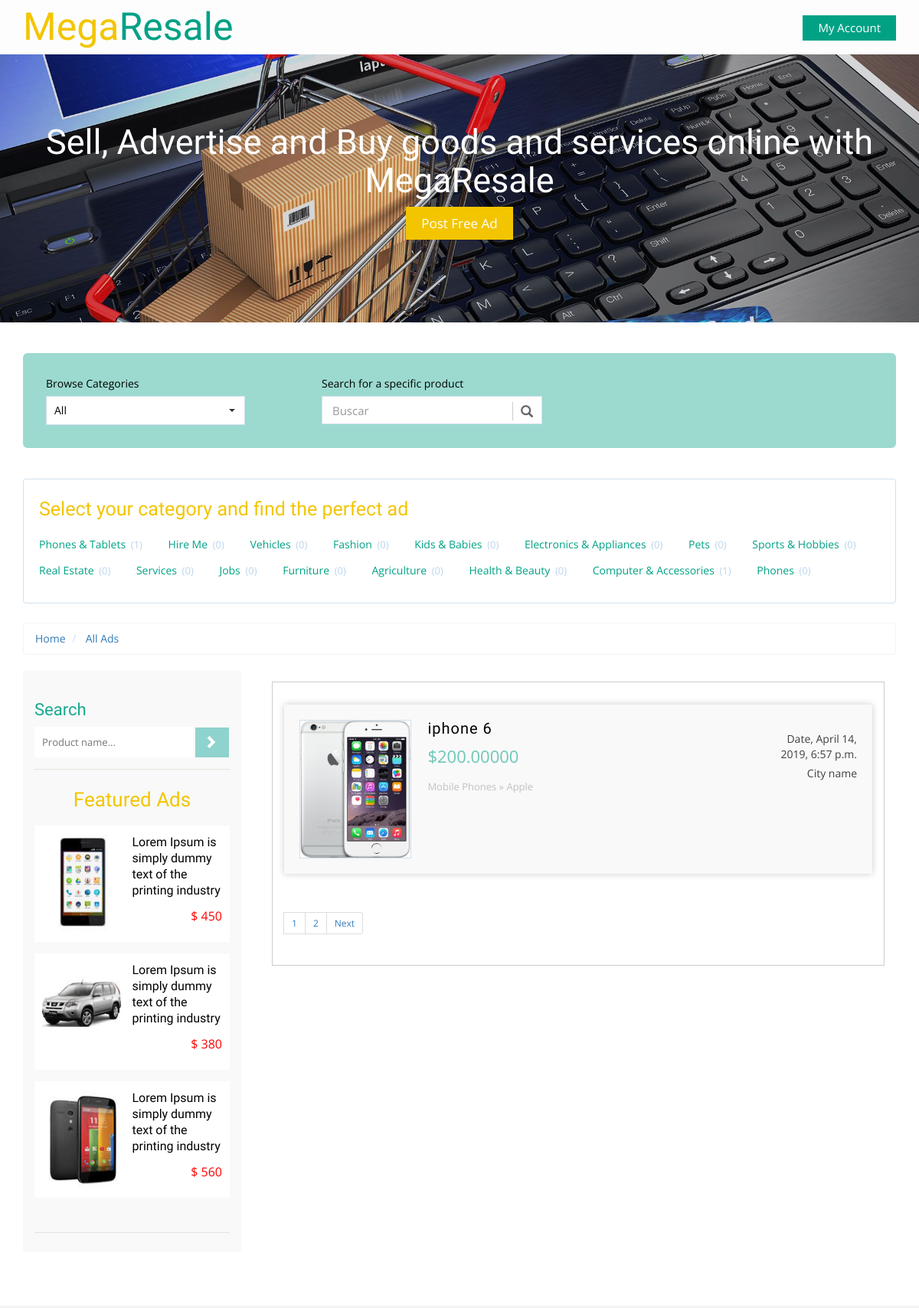
Screenshot of /products/ with the database file from the repository.
### product/models.py (models this page shows, shortened)
class Category(MPTTModel):
    parent = TreeForeignKey('self', on_delete=models.CASCADE, null=True, blank=True,related_name='children')
    category_name = models.CharField(max_length=50)
    image = models.ImageField(upload_to='category/' , blank=True , null=True)
    slug = models.SlugField(blank=True  , null=True)
    class MPTTMeta:
        order_insertion_by = ['category_name']
    class Meta:
            verbose_name = 'Category'
            verbose_name_plural = 'Categories'
    def __str__(self):
        return self.category_name

class Product(models.Model):
    CONDITION_TYPE = (
        ("New" , "New") ,
        ("Used" , "Used")
    )
    name = models.CharField(max_length=100)
    owner = models.ForeignKey(User , on_delete=models.CASCADE)
    description = models.TextField(max_length=500)
    condition = models.CharField(max_length=100 , choices=CONDITION_TYPE)
    category = models.ForeignKey('Category' , on_delete=models.SET_NULL , null=True)
    brand = models.ForeignKey('Brand' , on_delete=models.SET_NULL , null=True)
    price = models.DecimalField(max_digits=10,decimal_places=5)
    image = models.ImageField(upload_to='main_product/' , blank=True , null=True)
    created = models.DateTimeField(default=timezone.now)
    slug = models.SlugField(blank=True  , null=True)

class Brand(models.Model):
    brand_name = models.CharField(max_length=50)
    class Meta:
        verbose_name = 'brand'
        verbose_name_plural = 'brands'
    def __str__(self):
        return self.brand_name

### product/views.py (the view, shortened to what this page needs)
# urls.py: path('' , views.productlist , name='product_list') ,
def productlist(request , category_slug=None):
    category = None
    productlist = Product.objects.all()
    categorylist = Category.objects.annotate(total_products=Count('product'))
    if category_slug :
        category = get_object_or_404(Category ,slug=category_slug)
        productlist = productlist.filter(category=category)
    search_query = request.GET.get('q')
    paginator = Paginator(productlist, 1) # Show 25 contacts per page
    page = request.GET.get('page')
    productlist = paginator.get_page(page)
    template = 'Product/product_list.html'
    context = {'product_list' : productlist , 'category_list' : categorylist ,'category' : category }
    return render(request , template , context)

### product/templates/Product/product_list.html (shortened to what this page needs)
{% extends 'base.html' %}
{% block body %}
	<div class="total-ads main-grid-border">
		<div class="container">
			<div class="select-box">
				<div class="browse-category ads-list">
					<label>Browse Categories</label>
					<select class="selectpicker show-tick" data-live-search="true">
					  <option data-tokens="Mobiles">All</option>
					</select>
				</div>
				<div class="search-product ads-list">
					<label>Search for a specific product</label>
					<div class="search">
						<div id="custom-search-input">
						<div class="input-group">
							<input type="text" class="form-control input-lg" placeholder="Buscar" />
							<span class="input-group-btn">
								<button class="btn btn-info btn-lg" type="button">
									<i class="glyphicon glyphicon-search"></i>
								</button>
							</span>
						</div>
					</div>
					</div>
				</div>
			</div>
			<div class="all-categories">
				<h3> Select your category and find the perfect ad</h3>
				<ul class="all-cat-list">
                    {% for category in category_list %}
					    <li><a href="{% url 'products:product_list_category' category.slug  %}">{{category}} <span class="num-of-ads">({{category.total_products}})</span></a></li>
                    {% endfor %}
				</ul>
			</div>
			<ol class="breadcrumb" style="margin-bottom: 5px;">
			  <li><a href="/">Home</a></li>
              <li class="active"> <a href="{% url 'products:product_list' %}"> All Ads </a></li>
			</ol>
			<div class="ads-grid">
				<div class="side-bar col-md-3">
					<div class="search-hotel">
					<h3 class="sear-head">Search</h3>
					<form method="GET" action="{% url 'products:product_list' %}">
						<input type="text" placeholder="Product name..." name="q" required="">
						<input type="submit" value=" ">
					</form>
				</div>
				<div class="featured-ads">
					<h2 class="sear-head fer">Featured Ads</h2>
					<div class="featured-ad">
						<a href="single.html">
							<div class="featured-ad-left">
								<img src="images/f1.jpg" title="ad image" alt="" />
							</div>
							<div class="featured-ad-right">
								<h4>Lorem Ipsum is simply dummy text of the printing industry</h4>
								<p>$ 450</p>
							</div>
							<div class="clearfix"></div>
						</a>
					</div>
					<div class="featured-ad">
						<a href="single.html">
							<div class="featured-ad-left">
								<img src="images/f2.jpg" title="ad image" alt="" />
							</div>
							<div class="featured-ad-right">
								<h4>Lorem Ipsum is simply dummy text of the printing industry</h4>
								<p>$ 380</p>
							</div>
							<div class="clearfix"></div>
						</a>
					</div>
					<div class="featured-ad">
						<a href="single.html">
							<div class="featured-ad-left">
								<img src="images/f3.jpg" title="ad image" alt="" />
							</div>
							<div class="featured-ad-right">
								<h4>Lorem Ipsum is simply dummy text of the printing industry</h4>
								<p>$ 560</p>
							</div>
							<div class="clearfix"></div>
						</a>
					</div>
				</div>
				</div>
				<div class="ads-display col-md-9">
					<div class="wrapper">
					<div class="bs-example bs-example-tabs" role="tabpanel" data-example-id="togglable-tabs">
					  <div id="myTabContent" class="tab-content">
						<div role="tabpanel" class="tab-pane fade in active" id="home" aria-labelledby="home-tab">
						   <div>
												<div id="container">
							<ul class="list">
                                {% for product in product_list %}
                                    <a href="{% url 'products:product_detail' product.slug %}">
                                        <li>
                                        <img src="{{product.image.url}}" title="" alt="" />
                                        <section class="list-left">
                                        <h5 class="title">{{product.name}}</h5>
                                        <span class="adprice">${{product.price}}</span>
                                        <p class="catpath">Mobile Phones » {{product.brand}}</p>
                                        </section>
                                        <section class="list-right">
                                        <span class="date">Date, {{product.created}}</span>
                                        <span class="cityname">City name</span>
                                        </section>
                                        <div class="clearfix"></div>
                                        </li>
                                    </a>
                                {% endfor %}
							</ul>
						</div>
							</div>
                        </div>
                        {% if product_list.has_other_pages %}
                            <ul class="pagination pagination-sm">
                                {% for pages in product_list.paginator.page_range %}
                                    {% if product_list.number == pages %}
                                        <li><a href="#">{{pages}}</a></li>
                                    {% else %}
                                        <li><a href="?page={{pages}}">{{pages}}</a></li>
                                    {% endif %}
                                {% endfor %}
                                {% if product_list.has_next %}
                                    <li><a href="?page={{ product_list.next_page_number }}">Next</a></li>
                                {% else %}
                                    <li class="disabled"></li>
                                {% endif %}
                            </ul>
                        {% endif %}
					  </div>
					</div>
				</div>
				</div>
				<div class="clearfix"></div>
			</div>
		</div>
	</div>
{% endblock body %}

### templates/base.html (shortened to what this page needs)
{% load fontawesome_5 %}
{% load static %}
<!DOCTYPE html>
<html>
<head>
	{% fontawesome_5_static %}
	<link href="{% static 'css/all.css' %}" rel="stylesheet">
	<link rel="stylesheet" href="{% static 'css/bootstrap.min.css' %}">
	<link rel="stylesheet" href="{% static 'css/bootstrap-select.css' %}">
	<link href="{% static 'css/style.css' %}" rel="stylesheet" type="text/css" media="all" />
	<link rel="stylesheet" href="{% static 'css/flexslider.css' %}" type="text/css" media="screen" />
	<link rel="stylesheet" href="{% static 'css/font-awesome.min.css' %}" />
	<link href="{% static 'css/jquery.uls.css' %}" rel="stylesheet" />
	<link href="{% static 'css/jquery.uls.grid.css' %}" rel="stylesheet" />
	<link href="{% static 'css/jquery.uls.lcd.css' %}" rel="stylesheet" />
</head>
<body>
	<div class="header">
		<div class="container">
			<div class="logo">
				<a href="/"><span>Mega</span>Resale</a>
			</div>
			<div class="header-right">
				<span class="user">
					{% if request.user.is_authenticated %}
					Hello {{ user }},
					<a href="{% url 'logout' %}">Logout</a>
					{% else %}
					<div class="header-right">
						<a class="account" href="{% url 'login' %}">My Account</a>
					</div>
					{% endif %}
				</span>
			</div>
		</div>
	</div>
	<div class="main-banner banner text-center">
		<div class="container">
			<h1>Sell, Advertise and Buy <span class="segment-heading"> goods and services online </span> with MegaResale</h1>
			<br/>
			<a href="#">Post Free Ad</a>
		</div>
	</div>
	{% block body %}
	{% endblock body %}
</body>
</html>

### rows the page displays
Category: category_name "Phones & Tablets", total_products "1"
Category: category_name "Hire Me", total_products "0"
Category: category_name "Vehicles", total_products "0"
Category: category_name "Fashion", total_products "0"
Category: category_name "Kids & Babies", total_products "0"
Category: category_name "Electronics & Appliances", total_products "0"
Category: category_name "Pets", total_products "0"
Category: category_name "Sports & Hobbies", total_products "0"
Category: category_name "Real Estate", total_products "0"
Category: category_name "Services", total_products "0"
Category: category_name "Jobs", total_products "0"
Category: category_name "Furniture", total_products "0"
Category: category_name "Agriculture", total_products "0"
Category: category_name "Health & Beauty", total_products "0"
Category: category_name "Computer & Accessories", total_products "1"
Category: category_name "Phones", total_products "0"
Product: image (picture), name "iphone 6", price "200.00000", brand "Apple", created "April 14, 2019, 6:57 p.m."

### other values shown
{{ pages }} "1"
{{ pages }} "2"
